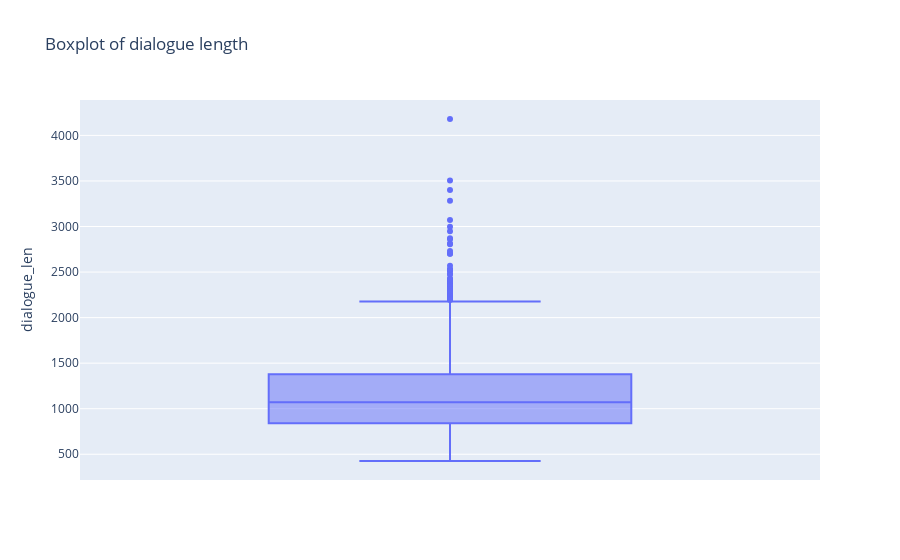

The notebook cell this image was saved under:
### Code cell
df_d['dialogue_len'] = df_d.dialogue.apply(len)
fig = px.box(df_d, y="dialogue_len", title="Boxplot of dialogue length")
fig.show()

### Figure 1 — Plotly figure (JSON) as saved in the notebook; plotly's stock layout.template omitted (floating-point values rounded to 4 significant figures; data arrays with more than 128 entries replaced by an {"elided": "..."} marker saying what was removed)
{"data": [{"alignmentgroup": "True", "hovertemplate": "dialogue_len=%{y}<extra></extra>", "legendgroup": "", "marker": {"color": "#636efa"}, "name": "", "notched": false, "offsetgroup": "", "orientation": "v", "showlegend": false, "type": "box", "x0": " ", "xaxis": "x", "y": {"elided": "1400 int values"}, "y0": " ", "yaxis": "y"}], "layout": {"boxmode": "group", "legend": {"tracegroupgap": 0}, "title": {"text": "Boxplot of dialogue length"}, "xaxis": {"anchor": "y", "domain": [0, 1]}, "yaxis": {"anchor": "x", "domain": [0, 1], "title": {"text": "dialogue_len"}}}}
